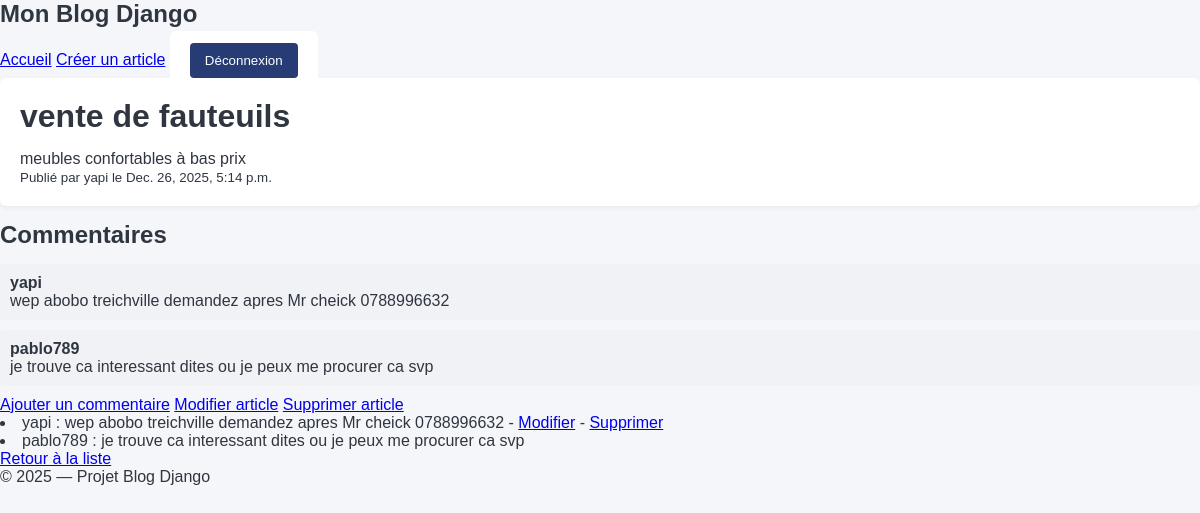
/2/ (signed in), run on the app's committed database.
### articles/models.py (models this page shows, shortened)
class Article(models.Model):
    auteur = models.ForeignKey(User, on_delete=models.CASCADE,
                               related_name='articles')
    titre = models.CharField(max_length=200)
    contenu = models.TextField()
    date_creation = models.DateTimeField(auto_now_add=True)

class Commentaire(models.Model):
    article = models.ForeignKey(Article, on_delete=models.CASCADE,
                                related_name='commentaires')
    auteur = models.ForeignKey(User, on_delete=models.CASCADE)
    contenu = models.TextField()
    date_creation = models.DateTimeField(auto_now_add=True)

### articles/views.py (the view)
# urls.py: path('<int:id>/', views.detail_article, name='detail'),
def detail_article(request, id):
    article = get_object_or_404(Article, id=id)
    commentaires = article.commentaires.all().order_by('-date_creation')
    return render(request, 'articles/detail.html', {
        'article': article,
        'commentaires': commentaires
    })

### articles/templates/articles/detail.html (shortened to what this page needs)
{% extends 'base.html' %}
{% block content %}
<div class="article-card">
    <h1>{{ article.titre }}</h1>
    <p>{{ article.contenu }}</p>
    <small>Publié par {{ article.auteur.username }} le {{ article.date_creation }}</small>
</div>
<h2>Commentaires</h2>
<ul>
    {% for commentaire in commentaires %}
        <div class="commentaire">
        <strong>{{ commentaire.auteur.username }}</strong>
        <p>{{ commentaire.contenu }}</p>
    </div>
    {% empty %}
        <li>Aucun commentaire</li>
    {% endfor %}
</ul>
{% if user.is_authenticated %}
    <a href="{% url 'articles:ajouter_commentaire' article.id %}">Ajouter un commentaire</a>
{% else %}
    <p><a href="{% url 'login' %}">Connectez-vous</a> pour ajouter un commentaire.</p>
{% endif %}
{% if user == article.auteur %}
    <a href="{% url 'articles:modifier' article.id %}">Modifier article</a>
    <a href="{% url 'articles:supprimer' article.id %}">Supprimer article</a>
{% endif %}
{% for commentaire in commentaires %}
    <li>
        {{ commentaire.auteur.username }} : {{ commentaire.contenu }}
        {% if user == commentaire.auteur %}
            - <a href="{% url 'articles:modifier_commentaire' commentaire.id %}">Modifier</a>
            - <a href="{% url 'articles:supprimer_commentaire' commentaire.id %}">Supprimer</a>
        {% endif %}
    </li>
{% endfor %}
<a href="{% url 'articles:liste' %}">Retour à la liste</a>
{% endblock %}

### static/css/style.css (style rules this page uses)
* { margin: 0; padding: 0; box-sizing: border-box; font-family: Arial, sans-serif; }
body { background-color: #f5f6fa; color: #2f3640; }
h1, h2 { margin-bottom: 15px; }
.article-card { background: white; padding: 20px; margin-bottom: 15px; border-radius: 6px; box-shadow: 0 2px 5px rgba(0,0,0,0.05); }
.commentaire { background: #f1f2f6; padding: 10px; border-radius: 4px; margin-bottom: 10px; }

### data on the page
Article: titre "vente de fauteuils", contenu "meubles confortables à bas prix", auteur.username "yapi", date_creation "Dec. 26, 2025, 5:14 p.m."
Commentaire: auteur.username "yapi", contenu "wep abobo treichville demandez apres Mr cheick 0788996632", shows "Modifier"
Commentaire: auteur.username "pablo789", contenu "je trouve ca interessant dites ou je peux me procurer ca svp"
